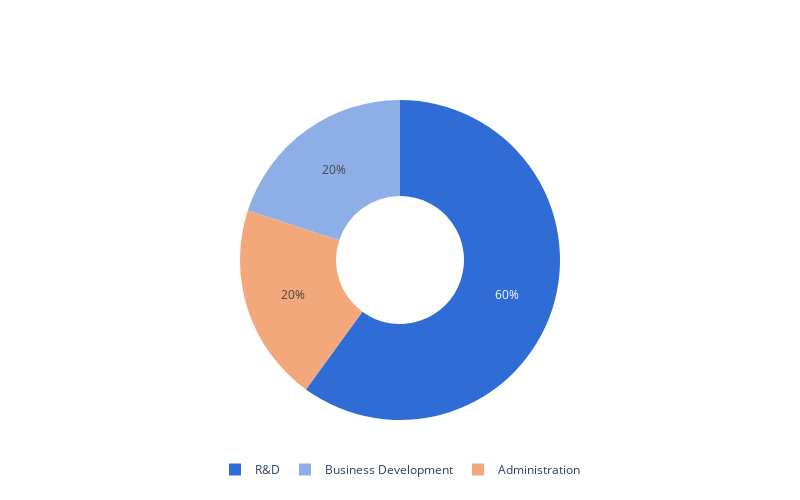

Source (notebook cell):
### Code cell
import plotly.graph_objects as go

# Data
labels = ['R&D', 'Business Development', 'Administration']
values = [60, 20,20]
colors = ['#2F6CD6', '#8DAEE6', '#F3A87B', '#F1ECE2']

# Create pie chart
fig = go.Figure(data=[go.Pie(
    labels=labels,
    values=values,
    hole=0.4,
    marker_colors=colors
)])

# Update layout
fig.update_layout(
    paper_bgcolor='rgba(0,0,0,0)',
    plot_bgcolor='rgba(0,0,0,0)',
    width=800,
    height=500,
    showlegend=True,
    legend=dict(
        orientation="h",
        yanchor="bottom",
        y=-0.2,
        xanchor="center",
        x=0.5
    )
)

# Show the figure
fig.show()

# Save the figure
fig.write_image("use_of_funds_pie.png", scale=2)

### Figure 1 — Plotly figure (JSON) as saved in the notebook; plotly's stock layout.template omitted (floating-point values rounded to 4 significant figures)
{"data": [{"hole": 0.4, "labels": ["R&D", "Business Development", "Administration"], "marker": {"colors": ["#2F6CD6", "#8DAEE6", "#F3A87B", "#F1ECE2"]}, "type": "pie", "values": [60, 20, 20]}], "layout": {"height": 500, "legend": {"orientation": "h", "x": 0.5, "xanchor": "center", "y": -0.2, "yanchor": "bottom"}, "paper_bgcolor": "rgba(0,0,0,0)", "plot_bgcolor": "rgba(0,0,0,0)", "showlegend": true, "width": 800}}
